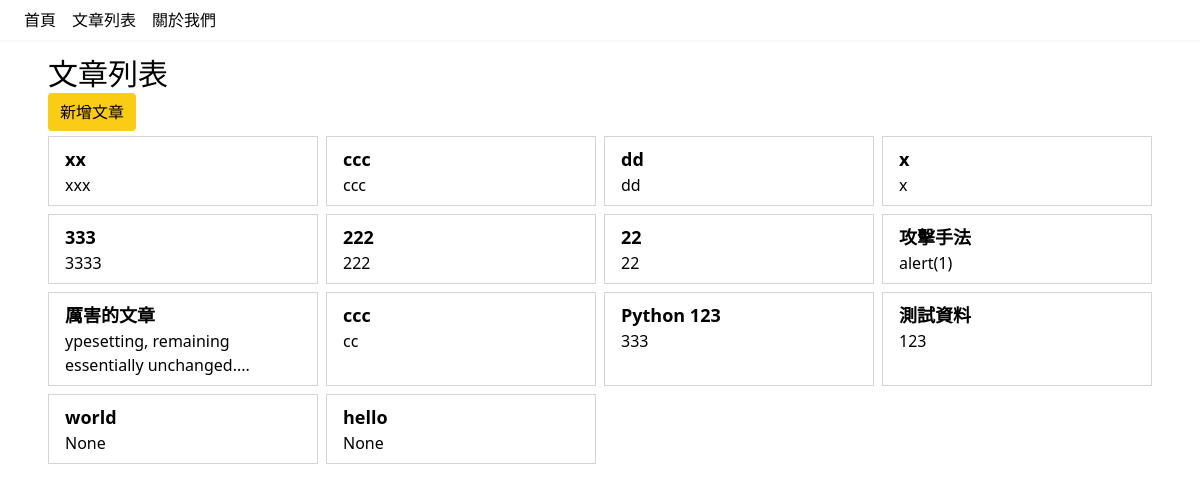
/posts, run on an earlier commit of the app's database.
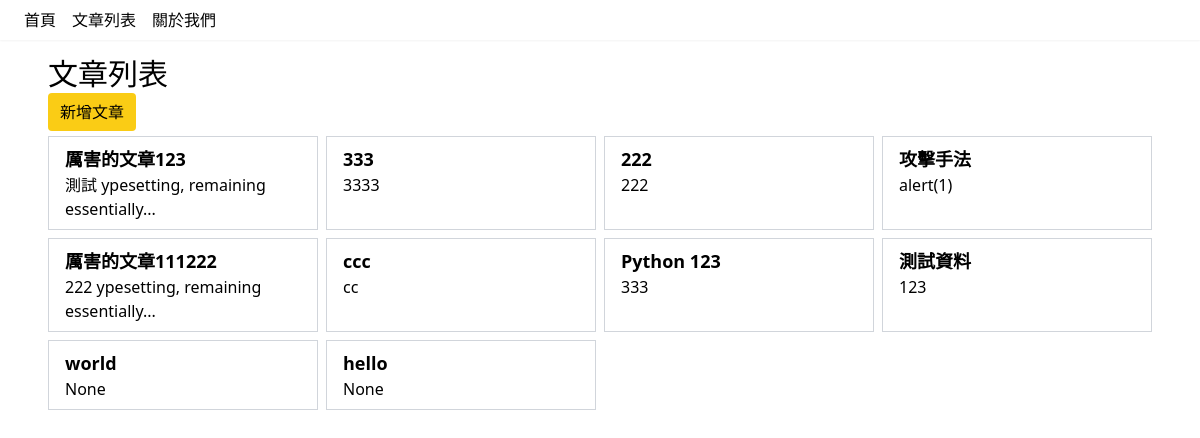
And on a later commit of the database.
### models/post.py (models this page shows)
class Post(db.Model):
    __tablename__ = "posts"
    id = mapped_column(Integer, primary_key=True, autoincrement=True)
    title = mapped_column(String, nullable=False)
    content = mapped_column(String)

### apps/post/views.py (the view, shortened to what this page needs)
@post_bp.route("/posts", methods=["GET", "POST"])
def index():
    posts = Post.query.order_by(-Post.id)
    return render_template("posts/index.jinja", posts=posts)

### templates/posts/index.jinja
{% extends "layouts/normal.jinja" %}
{% block content %}
  <h1 class="text-3xl my-2">文章列表</h1>
  <a href="{{ url_for('post.new') }}" class="rounded bg-yellow-400 my-2 px-3 py-2">新增文章</a>
  <ul class="grid grid-cols-1 sm:grid-cols-4 my-3 gap-2">
  {% for post in posts %}
    <li class="px-4 py-2 border border-gray-300">
      <h3 class="text-lg font-bold">
        <a href="{{ url_for('post.show', id=post.id) }}">{{ post.title }}</a>
      </h3>
      <article>
        {{ post.content|striptags|truncate(50) }}
      </article>
    </li>
  {% endfor %}
  </ul>
{% endblock %}

### templates/layouts/normal.jinja
{% extends "layouts/base.jinja" %}
{% block body %}
  {% block content %}{% endblock %}
{% endblock %}

### templates/layouts/base.jinja (shortened to what this page needs)
<!DOCTYPE html>
<html lang="en">
  <head>
    <script src="https://cdn.tailwindcss.com"></script>
  </head>
  <body>
    {% include 'shared/navbar.jinja' %}
    <main class="my-4 mx-4 sm:mx-12">
      {% block body %}{% endblock %}
    </main>
  </body>
</html>

### templates/shared/navbar.jinja
<nav class="py-2 px-6 shadow-sm">
  <ul class="flex gap-4">
    <li><a href="{{ url_for('page.home') }}">首頁</a></li>
    <li><a href="{{ url_for('post.index') }}">文章列表</a></li>
    <li><a href="{{ url_for('page.about') }}">關於我們</a></li>
  </ul>
</nav>

What changed in the data, as far as the page shows it:
removed Post: title "xx", content "xxx"
removed Post: title "ccc", content "ccc"
removed Post: title "dd", content "dd"
removed Post: title "x", content "x"
removed Post: title "22", content "22"
added Post: title "厲害的文章123", content "測試 ypesetting, remaining essentially..."
changed Post: title "厲害的文章" → "厲害的文章111222"; content "ypesetting, remaining essentially unchanged...." → "222 ypesetting, remaining essentially..."
